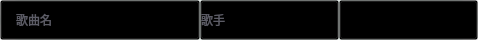
<?xml version="1.0" encoding="UTF-8"?>
<ui version="4.0">
 <class>NeteaseMusicBtn</class>
 <widget class="QWidget" name="NeteaseMusicBtn">
  <property name="geometry">
   <rect>
    <x>0</x>
    <y>0</y>
    <width>478</width>
    <height>40</height>
   </rect>
  </property>
  <property name="minimumSize">
   <size>
    <width>0</width>
    <height>40</height>
   </size>
  </property>
  <property name="maximumSize">
   <size>
    <width>16777215</width>
    <height>40</height>
   </size>
  </property>
  <property name="windowTitle">
   <string>Form</string>
  </property>
  <property name="styleSheet">
   <string notr="true">QPushButton
{
	color: #5c5c66;
	background-color: transparent;
	text-align : left;
}

#widget
{
	background-color: rgba(182, 209, 200, 0.25);
	border-radius: 20px;
}

#btn_name
{
	padding-left: 15px;
}
</string>
  </property>
  <layout class="QHBoxLayout" name="horizontalLayout">
   <property name="spacing">
    <number>0</number>
   </property>
   <property name="leftMargin">
    <number>0</number>
   </property>
   <property name="topMargin">
    <number>0</number>
   </property>
   <property name="rightMargin">
    <number>0</number>
   </property>
   <property name="bottomMargin">
    <number>0</number>
   </property>
   <item>
    <widget class="QWidget" name="widget" native="true">
     <layout class="QHBoxLayout" name="horizontalLayout_2">
      <property name="spacing">
       <number>0</number>
      </property>
      <property name="leftMargin">
       <number>0</number>
      </property>
      <property name="topMargin">
       <number>0</number>
      </property>
      <property name="rightMargin">
       <number>0</number>
      </property>
      <property name="bottomMargin">
       <number>0</number>
      </property>
      <item>
       <widget class="QPushButton" name="btn_name">
        <property name="sizePolicy">
         <sizepolicy hsizetype="Minimum" vsizetype="Preferred">
          <horstretch>0</horstretch>
          <verstretch>0</verstretch>
         </sizepolicy>
        </property>
        <property name="minimumSize">
         <size>
          <width>200</width>
          <height>0</height>
         </size>
        </property>
        <property name="maximumSize">
         <size>
          <width>200</width>
          <height>16777215</height>
         </size>
        </property>
        <property name="cursor">
         <cursorShape>PointingHandCursor</cursorShape>
        </property>
        <property name="text">
         <string>歌曲名</string>
        </property>
       </widget>
      </item>
      <item>
       <widget class="QPushButton" name="btn_singer">
        <property name="sizePolicy">
         <sizepolicy hsizetype="Minimum" vsizetype="Preferred">
          <horstretch>0</horstretch>
          <verstretch>0</verstretch>
         </sizepolicy>
        </property>
        <property name="maximumSize">
         <size>
          <width>140</width>
          <height>16777215</height>
         </size>
        </property>
        <property name="font">
         <font>
          <family>Microsoft YaHei UI</family>
         </font>
        </property>
        <property name="cursor">
         <cursorShape>PointingHandCursor</cursorShape>
        </property>
        <property name="text">
         <string>歌手</string>
        </property>
       </widget>
      </item>
      <item>
       <widget class="QPushButton" name="btn_space">
        <property name="sizePolicy">
         <sizepolicy hsizetype="Minimum" vsizetype="Preferred">
          <horstretch>0</horstretch>
          <verstretch>0</verstretch>
         </sizepolicy>
        </property>
        <property name="cursor">
         <cursorShape>PointingHandCursor</cursorShape>
        </property>
        <property name="text">
         <string/>
        </property>
       </widget>
      </item>
     </layout>
    </widget>
   </item>
  </layout>
 </widget>
 <resources/>
 <connections/>
</ui>
